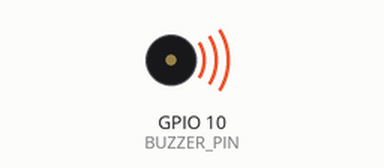
The sketch below on a simulated Seeed XIAO ESP32-C3. Parts: buzzer (waves = sounding).

Above: at 2.67 s.
Timing chart, 0 to 7.5 s (numbered marks = the images above):
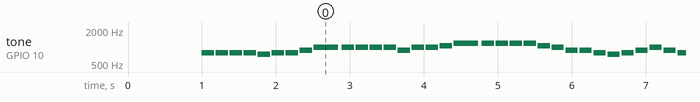

Measured:
- by itself, tone on GPIO 10 (BUZZER_PIN): plays 784 Hz for 0.17 s, 784 Hz for 0.17 s, 784 Hz for 0.17 s, 784 Hz for 0.17 s, 740 Hz for 0.17 s, 784 Hz for 0.17 s … (455 notes in this stretch)

The sketch:

shiningstar_esp32c3_buzzer.ino
```cpp
// XIAO ESP32C3 + パッシブブザー
// 対象フレーズ:
// 「シャイニングスター 綴れば 夢に眠る幻が 掌に降り注ぐ 新たな世界へ」
//
// 参考:
// - ユーザー添付の簡易サンプル
// - 公式ページ記載 BPM = 158
// - 楽譜付き演奏動画の解析結果をもとに主旋律をブザー向けへ単音化
//
// 注意:
// - 今回はパッシブブザー向けに単音メロディへ簡略化しています。
// - XIAO ESP32C3 の Arduino 環境で D10 が未定義の場合は、BUZZER_PIN を実GPIO番号へ変更してください。

#ifndef D10
#define D10 10
#endif

const int BUZZER_PIN = D10;
const int BPM = 158;
const float GAP_RATIO = 0.12f;   // 各音の後ろに少しだけ隙間を入れる
const int REPEAT_WAIT_MS = 2500; // 1回演奏後の待機

// 音名定義
#define NOTE_REST 0
#define NOTE_FS5  740
#define NOTE_G5   784
#define NOTE_A5   880
#define NOTE_B5   988
#define NOTE_C6  1047
#define NOTE_D6  1175

// 1拍 = 4分音符
// 0.5 = 8分音符, 1.0 = 4分音符, 2.0 = 2分音符
const int melody[] = {
  // シャイニングスター
  NOTE_G5, NOTE_G5, NOTE_G5, NOTE_G5, NOTE_FS5, NOTE_G5,
  // 綴れば
  NOTE_G5, NOTE_A5, NOTE_B5,

  // 夢に眠る
  NOTE_B5, NOTE_B5, NOTE_B5, NOTE_B5, NOTE_A5, NOTE_B5,
  // 幻が
  NOTE_B5, NOTE_C6, NOTE_D6,

  // 掌に
  NOTE_D6, NOTE_D6, NOTE_D6, NOTE_D6, NOTE_C6, NOTE_B5,
  // 降り注ぐ
  NOTE_A5, NOTE_A5, NOTE_G5, NOTE_FS5,

  // 新たな
  NOTE_G5, NOTE_A5, NOTE_B5, NOTE_A5, NOTE_G5,
  // 世界へ
  NOTE_FS5, NOTE_G5
};

const float noteBeats[] = {
  // シャイニングスター
  0.5, 0.5, 0.5, 0.5, 0.5, 0.5,
  // 綴れば
  0.5, 0.5, 1.0,

  // 夢に眠る
  0.5, 0.5, 0.5, 0.5, 0.5, 0.5,
  // 幻が
  0.5, 0.5, 1.0,

  // 掌に
  0.5, 0.5, 0.5, 0.5, 0.5, 0.5,
  // 降り注ぐ
  0.5, 0.5, 0.5, 0.5,

  // 新たな
  0.5, 0.5, 0.5, 0.5, 0.5,
  // 世界へ
  0.5, 2.0
};

static_assert(sizeof(melody) / sizeof(melody[0]) == sizeof(noteBeats) / sizeof(noteBeats[0]),
              "melody と noteBeats の要素数が一致していません");

int beatToMs(float beats) {
  const float quarterMs = 60000.0f / BPM;
  return (int)(quarterMs * beats);
}

void playNote(int freq, float beats) {
  int fullLength = beatToMs(beats);
  int soundLength = (int)(fullLength * (1.0f - GAP_RATIO));
  int gapLength = fullLength - soundLength;

  if (freq > 0) {
    tone(BUZZER_PIN, freq, soundLength);
    delay(soundLength);
    noTone(BUZZER_PIN);
  } else {
    delay(soundLength);
  }

  delay(gapLength);
}

void playMelody() {
  const size_t noteCount = sizeof(melody) / sizeof(melody[0]);
  for (size_t i = 0; i < noteCount; ++i) {
    playNote(melody[i], noteBeats[i]);
  }
}

void setup() {
  pinMode(BUZZER_PIN, OUTPUT);
  noTone(BUZZER_PIN);
  delay(1000);
}

void loop() {
  playMelody();
  noTone(BUZZER_PIN);
  delay(REPEAT_WAIT_MS);
}
```
